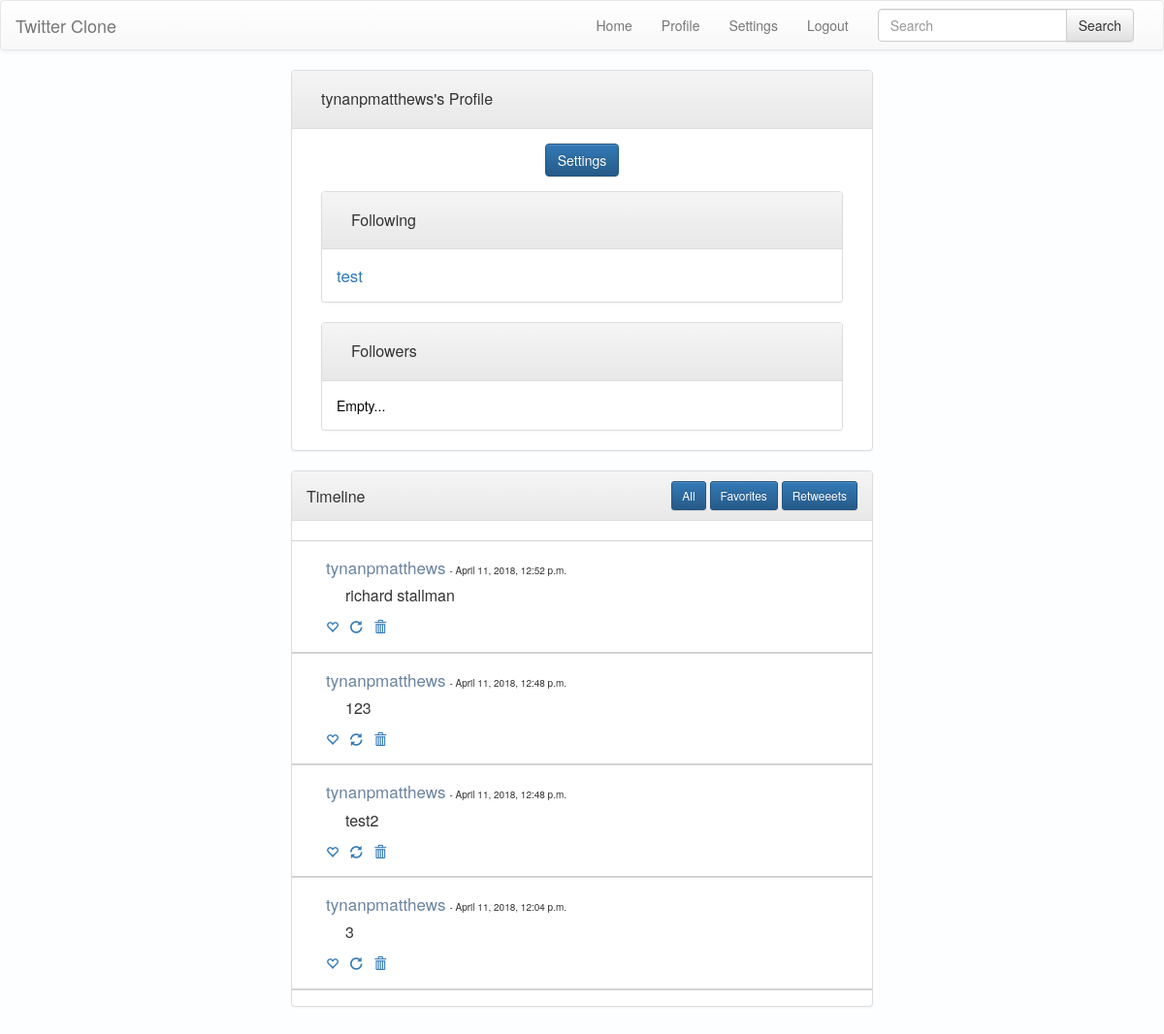
/profile/?user=tynanpmatthews (signed in), run on an earlier commit of the app's database.
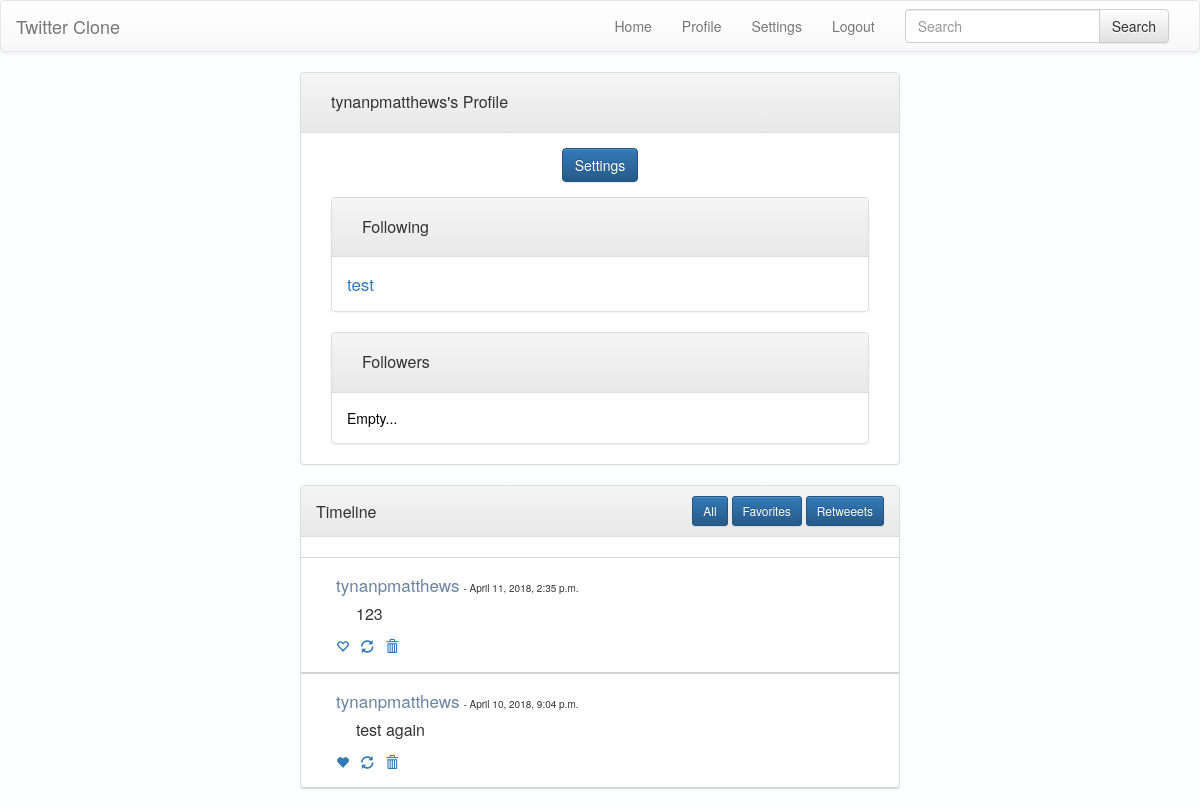
And on a later commit of the database.
### interface/models.py (models this page shows)
class follower(models.Model):
    class Meta:
        unique_together = (('userID', 'followerID'),)
    userID = models.ForeignKey(twitteruser, related_name="user_name", on_delete=models.CASCADE)
    followerID = models.ForeignKey(twitteruser, related_name="follower_name", on_delete=models.CASCADE)

class tweet(models.Model):
    tweetID = models.AutoField(primary_key=True)
    posterID = models.ForeignKey(twitteruser, on_delete=models.CASCADE)
    Message = models.CharField(max_length=140)
    PostTime = models.DateTimeField(default=datetime.now, blank=True)

### interface/views.py (the view, shortened to what this page needs)
# urls.py: path('profile/', views.profile, name='profile'),
def profile(request):
    if request.user.is_authenticated:
        favorited = request.GET.get('favorite')
        retweeted = request.GET.get('retweet')
        deleted = request.GET.get('deleted')
        self_favs = [i['tweetID_id'] for i in list(favorite.objects.filter(userID_id=request.user.username).values('tweetID_id'))]
        self_ret = [i['tweetID_id'] for i in list(retweet.objects.filter(userID_id=request.user.username).values('tweetID_id'))]
        if favorited:
            if int(favorited) not in self_favs:
                favorite.objects.create(tweetID_id=int(favorited), userID_id=request.user.username)
            else:
                favorite.objects.get(tweetID_id=int(favorited), userID_id=request.user.username).delete()
        if retweeted:
            if int(retweeted) not in self_ret:
                retweet.objects.create(tweetID_id=int(retweeted), userID_id=request.user.username)
            else:
                retweet.objects.get(tweetID_id=int(retweeted), userID_id=request.user.username).delete()
        if deleted:
            try:
                tweet.objects.get(tweetID=int(deleted), posterID_id=request.user.username).delete()
            except:
                pass
        self_favs = [i['tweetID_id'] for i in list(favorite.objects.filter(userID_id=request.user.username).values('tweetID_id'))]
        self_ret = [i['tweetID_id'] for i in list(retweet.objects.filter(userID_id=request.user.username).values('tweetID_id'))]
        user_data = request.GET.get('user')
        favorites = [i['tweetID_id'] for i in list(favorite.objects.filter(userID_id=user_data).values('tweetID_id'))]
        retweets = [i['tweetID_id'] for i in list(retweet.objects.filter(userID_id=user_data).values('tweetID_id'))]
        view = request.GET.get('view')
        if view == 'favorites':
            tweets = list(tweet.objects.filter(tweetID__in=favorites).values())
        elif view == 'retweets':
            tweets = list(tweet.objects.filter(tweetID__in=retweets).values())
        else:
            tweets = tweet.objects.filter(posterID_id=user_data).values()
        sorted_tweets = [(dict_['PostTime'], dict_) for dict_ in tweets]
        sorted_tweets.sort(reverse=True)
        sorted_tweets = [dict_ for (key, dict_) in sorted_tweets]
        followers = [ i['followerID_id'] for i in list(follower.objects.filter(userID_id=user_data).values('followerID_id'))]
        following = [ i['userID_id'] for i in list(follower.objects.filter(followerID_id=user_data).values('userID_id'))]
        if user_data not in [i['userID_id'] for i in list(follower.objects.filter(followerID_id=request.user.username).values('userID_id'))] and user_data != request.user.username:
            already_following = False
        elif user_data in [i['userID_id'] for i in list(follower.objects.filter(followerID_id=request.user.username).values('userID_id'))]:
            already_following = None
        else:
            already_following = True
        try:
            data = request.POST['user']
        except:
            data = 'No Post Data'
        return render(request, 'profile.html', {'data': data, 'user_data': user_data, 'already_following': already_following, 'tweets': sorted_tweets, 'followers': followers, 'following': following, 'view': view, 'favorites': favorites, 'retweets': retweets, 'self_favs': self_favs, 'self_ret': self_ret})
    else:
        return redirect(login)

### interface/templates/profile.html (shortened to what this page needs)
{% load static %}
<!DOCTYPE html>
<html>
    <head>
    </head>
    <body>
        {% include 'header.html' %}
        <div class="panel panel-default center-block" style="width: 50%;">
            <div  class="panel-heading">
                <div class="panel-heading">
                    <h3 class="panel-title">{{ user_data }}'s Profile</h3>
                </div>
            </div>
            <div class="panel-body">
                <div>
                    {% if user_data == request.user.username %}
                    <div class="input-group" style="width: 50%; margin: 0 auto; text-align: center;">
                        <a class="btn btn-primary" href="{% url 'settings' %}">Settings</a>
                    </div>
                    {% endif %}
                </div>
            </div>
            <div class="panel panel-default center-block" style="width: 90%;">
                <div  class="panel-heading">
                    <div class="panel-heading">
                        <h3 class="panel-title">Following</h3>
                    </div>
                </div>
                <div class="panel-body">
                    <div>
                        {% for i in following %}
                        <a style="font-size: 17px;" href="{% url 'profile' %}?user={{ i }}">{{ i }}</a><br>
                        {% endfor %}
                    </div>
                </div>
            </div>
                <div class="panel panel-default center-block" style="width: 90%;">
                    <div  class="panel-heading">
                        <div class="panel-heading">
                            <h3 class="panel-title">Followers</h3>
                        </div>
                    </div>
                    <div class="panel-body">
                        <div>
                            {% if not followers %}
                            <a style="text-decoration: none; color: black;">Empty...</a>
                            {% endif %}
                        </div>
                    </div>
                </div>
        </div>
        <div class="panel panel-default center-block" style="width: 50%;">
            <div class="panel-heading clearfix">
                <div style="padding-top: 7px;" class="pull-left">
                {% if view == 'favorites' %}
                <h3 class="panel-title">Favorites</h3>
                {% elif view == 'retweets' %}
                <h3 class="panel-title">Retweets</h3>
                {% else %}
                <h3 class="panel-title">Timeline</h3>
                {% endif %}
                </div>
                <div class="pull-right">
                    <a class="btn btn-primary btn-sm" href="{% url 'profile' %}?user={{ user_data }}&view=all">All</a>
                    <a class="btn btn-primary btn-sm" href="{% url 'profile' %}?user={{ user_data }}&view=favorites">Favorites</a>
                    <a class="btn btn-primary btn-sm" href="{% url 'profile' %}?user={{ user_data }}&view=retweets">Retweeets</a>
                </div>
            </div>
            <div class="center-block" style="max-height: 500px; overflow: auto; overflow-x: hidden;" id="timeline">
                <div>
                    <br>
                    {% for i in tweets %}
                    <div style="padding-left: 20px; border-top:1px solid lightgrey; border-bottom:1px solid lightgrey;">
                        <div class="panel-body">
                            <a style="font-size: 17px; color: #6983A0; text-decoration: none; display: inline;" href="{% url 'profile' %}?user={{ i.posterID_id }}">{{ i.posterID_id }}</a>
                            <p style="display: inline; font-size: 10px;"> - {{ i.PostTime }}</p>
                            <br>
                            <p style="word-break: break-all; padding: 6px 0px 0px 20px; font-size: 16px;">{{ i.Message }}<p>
                            <p style="display: inline; font-size: 13px;">
                                {% if i.tweetID not in self_favs %}
                                <a href="{% url 'profile' %}?view={{ view }}&favorite={{ i.tweetID }}&user={{ user_data }}"><span class="glyphicon glyphicon-heart-empty" aria-hidden="true"></span></a>
                                {% else %}
                                <a href="{% url 'profile' %}?view={{ view }}&favorite={{ i.tweetID }}&user={{ user_data }}"><span class="glyphicon glyphicon-heart" aria-hidden="true"></span></a>
                                {% endif %}
                                {% if i.tweetID not in self_ret %}
                                <a style="padding-left: 8px;" href="{% url 'profile' %}?view={{ view }}&retweet={{ i.tweetID }}&user={{ user_data }}"><span class="glyphicon glyphicon-refresh" aria-hidden="true"></span></a>
                                {% else %}
                                <a style="padding-left: 8px;" href="{% url 'profile' %}?view={{ view }}&retweet={{ i.tweetID }}&user={{ user_data }}"><span class="glyphicon glyphicon-repeat" aria-hidden="true"></span></a>
                                {% endif %}
                                {% if i.posterID_id == request.user.username %}
                                <a style="padding-left: 8px;" href="{% url 'profile' %}?view={{ view }}&deleted={{ i.tweetID }}&user={{ user_data }}"><span class="glyphicon glyphicon-trash" aria-hidden="true"></span></a>
                                {% endif %}
                            </p>
                        </div>
                    </div>
                    {% endfor %}
                </div>
            </div>
        </div>
    </body>
</html>

### interface/templates/header.html (shortened to what this page needs)
{% load static %}
<link rel="stylesheet" href="https://maxcdn.bootstrapcdn.com/bootstrap/3.3.7/css/bootstrap.min.css">
<link rel="stylesheet" href="https://maxcdn.bootstrapcdn.com/bootstrap/3.3.7/css/bootstrap-theme.min.css">
<link rel="stylesheet" href="{% static 'cssLocal.css' %}">
<nav class="navbar navbar-default">
  <div class="container-fluid">
    <div class="navbar-header">
      <a class="navbar-brand" href="{% url 'index' %}">Twitter Clone</a>
    </div>
    <div class="collapse navbar-collapse navbar-right" id="bs-example-navbar-collapse-1">
      <ul class="nav navbar-nav">
        {% if request.user.is_authenticated %}
        <li><a href="{% url 'index' %}">Home</a></li>
        <li><a href="{% url 'profile' %}?user={{ request.user.username }}">Profile</a></li>
        <li><a href="{% url 'settings' %}">Settings</a></li>
        <li><a href="{% url 'logout_view' %}">Logout</a></li>
        {% endif %}
      </ul>
      {% if request.user.is_authenticated %}
      <form action="{% url 'search'%}" method="post" class="navbar-form navbar-right">
        <div class="input-group">
          <input autocomplete="off" type="text" class="form-control" placeholder="Search" name="search" maxlength="45">
          <span class="input-group-btn">
                <button type="submit" class="btn btn-default">Search</button>
          </span>
        </div>
      </form>
      {% endif %}
    </div>
  </div>
</nav>

### interface/static/cssLocal.css (style rules this page uses)
body { background-color: #FCFEFF; }

What changed in the data, as far as the page shows it:
removed tweet: posterID_id "tynanpmatthews", PostTime "April 11, 2018, 12:52 p.m.", Message "richard stallman"
removed tweet: posterID_id "tynanpmatthews", PostTime "April 11, 2018, 12:48 p.m.", Message "123"
removed tweet: posterID_id "tynanpmatthews", PostTime "April 11, 2018, 12:48 p.m.", Message "test2"
removed tweet: posterID_id "tynanpmatthews", PostTime "April 11, 2018, 12:04 p.m.", Message "3"
added tweet: posterID_id "tynanpmatthews", PostTime "April 11, 2018, 2:35 p.m.", Message "123"
now on this page (row unchanged): tweet: posterID_id "tynanpmatthews", PostTime "April 10, 2018, 9:04 p.m.", Message "test again"
